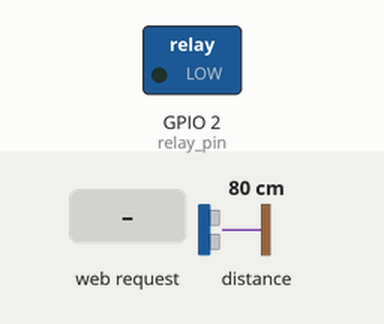
This sketch was run on a simulated ESP32. Shown: switched loads named in the sketch (green lamp = pin HIGH). Inputs (shaded band) come from the test bench; at power-on: distance to the obstacle 80 cm. The echo pulse lasts 58.3 µs per cm; WiFi joins after 1.5 s; servers stay silent unless stated; what the sketch prints to the serial monitor is not drawn.

Above: at 2.7 s.
2.8 s: HTTP request GET /?relayoff received
At 3.9 s:
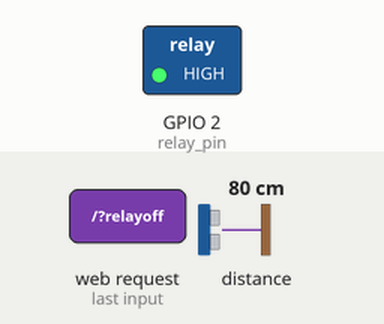
4.3 s: HTTP request GET /?relayon received
At 5.0 s:
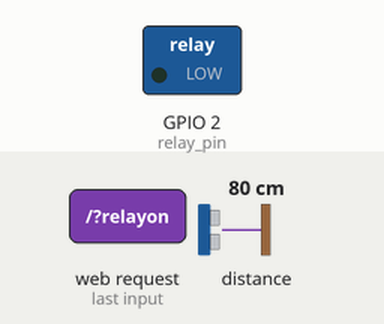
Timing chart, 0 to 7.3 s (numbered marks = the images above; inputs shaded):
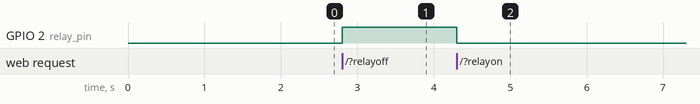

Measured:
- after the input at 2.8 s, GPIO 2 (relay_pin): LOW → HIGH at once
- after the input at 4.3 s, GPIO 2 (relay_pin): HIGH → LOW at once

The sketch:

ultrasonic_http_relay_final.ino
```cpp
#include <Arduino.h>
#include <WiFi.h>
#include <ESPAsyncWebServer.h>
#include "AsyncJson.h"
#include "ArduinoJson.h"

#include "NewPing.h"      // include NewPing library thư viên để đo khoảng cách

//khai báo giá trị 2 chân trig và echo của Utra sonic
int trigPin = 4;      // trigger pin
int echoPin = 0;      // echo pin
long duration; // variable for the duration of sound wave travel
int distance; // variable for the distance measurement


int relay_pin = 2;  //khai bao chân relay

NewPing sonar(trigPin, echoPin);


AsyncWebServer server(80);
const char *ssid = "UIT Public";
const char *password = "";

WiFiServer server1(80);    // Server will be at port 80

void notFound(AsyncWebServerRequest *request)
{
  request->send(404, "application/json", "{\"message\":\"Not found\"}");
}
void setup()
{
  //biến khoảng cách
  float distance = sonar.ping_cm();


  Serial.begin(115200);

   pinMode (relay_pin, OUTPUT);

  WiFi.mode(WIFI_STA);
  WiFi.begin(ssid, password);
  while (WiFi.waitForConnectResult() != WL_CONNECTED)
  {
    Serial.printf("WiFi Failed!\n");
  }
  Serial.print("IP Address:");
  Serial.println(WiFi.localIP());


server.on("/", HTTP_GET, [](AsyncWebServerRequest *request) {
    request->send(200, "application/json", "{\"message\": \"Welcome\" }");
  });
  server.on("/get-message", HTTP_GET, [](AsyncWebServerRequest *request) {
    StaticJsonDocument<100> data;
    if (request->hasParam("message"))
    {
      data["message"] = request->getParam("message")->value();
    }
    else
    {
//      data["message"] = "abc";
     data["message"] =  sonar.ping_cm();
    }
    String response;
    serializeJson(data, response);
    request->send(200, "application/json", response);
  });
  AsyncCallbackJsonWebHandler *handler = new AsyncCallbackJsonWebHandler("/post-message", [](AsyncWebServerRequest *request, JsonVariant &json) {
    StaticJsonDocument<200> data;
    if (json.is<JsonArray>())
    {
      data = json.as<JsonArray>();
    }
    else if (json.is<JsonObject>())
    {
      data = json.as<JsonObject>();
    }
    String response;
    serializeJson(data, response);
    request->send(200, "application/json", response);
    Serial.println(response);
  });
  server.addHandler(handler);
  server.onNotFound(notFound);
  server.begin();
  server1.begin();
}
void loop()
{

   WiFiClient client = server1.available();     //Checking if any client request is available or not
  if (client)
  {
    boolean currentLineIsBlank = true;
    String buffer = "";
    while (client.connected())
    {
      if (client.available())                    // if there is some client data available
      {
        char c = client.read();
        buffer+=c;                              // read a byte
        if (c == '\n' && currentLineIsBlank)    // check for newline character,
        {
          client.println("HTTP/1.1 200 OK");
          client.println("Content-Type: text/html");
          client.println();
          client.print("<HTML><title>ESP32</title>");
          client.print("<body><h1>ESP32 Standalone Relay Control </h1>");
          client.print("<p>Relay Control</p>");
          client.print("<a href=\"/?relayon\"\"><button>ON</button></a>");
          client.print("<a href=\"/?relayoff\"\"><button>OFF</button></a>");
          client.print("</body></HTML>");
          break;        // break out of the while loop:
        }
        if (c == '\n') {
          currentLineIsBlank = true;
          buffer="";
        }
        else
          if (c == '\r') {
          if(buffer.indexOf("GET /?relayon")>=0)
            digitalWrite(relay_pin, LOW);
          if(buffer.indexOf("GET /?relayoff")>=0)
            digitalWrite(relay_pin, HIGH);
        }
        else {
          currentLineIsBlank = false;
        }
      }
    }
    client.stop();
  }
}
```
